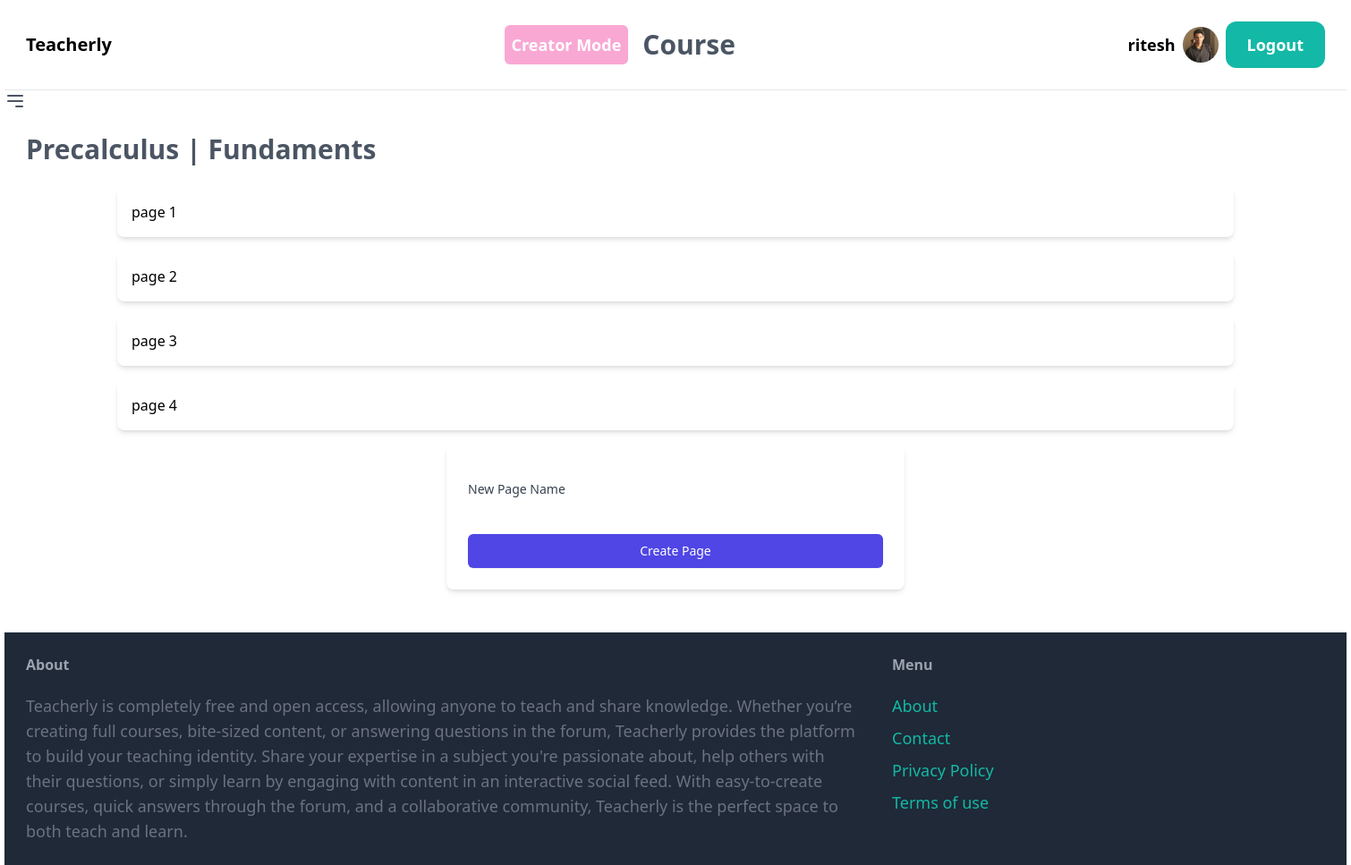
The page /course/edit/3/1/ (signed in) on the database its author committed.
### core/models.py (models this page shows, shortened)
class Profile(models.Model):
    user_id = models.OneToOneField(User, related_name='Profile', on_delete=models.CASCADE)
    description = models.CharField(max_length = 500, blank=True)
    profile_pic = models.ImageField(upload_to='profil_pic', blank=True)

### course/models.py (models this page shows, shortened)
class Course(Likable, Savable):
    title = models.CharField(max_length=100)
    thumbnail = models.ImageField(upload_to='course_thumbnails/')
    description = models.TextField()
    topics = models.ManyToManyField(Topic, blank=True)
    teacher = models.ForeignKey(User, on_delete=models.CASCADE, related_name='taught_courses')
    students = models.ManyToManyField(User, related_name='enrolled_courses', blank=True)

class Chapter(models.Model):
    title = models.CharField(max_length=100)
    course = models.ForeignKey(Course, on_delete=models.CASCADE, related_name='chapters')
    serial_number = models.PositiveIntegerField(default=0, editable=True)

class Page(Commentable):
    CONTENT_TYPE_CHOICES = [
        ('video', 'Video'),
        ('article', 'Article'),
        ('question', 'Question'),
        ('image', 'image'),
    ]
    title = models.CharField(max_length=100)
    content_type = models.CharField(max_length=20, choices=CONTENT_TYPE_CHOICES)
    chapter = models.ForeignKey(Chapter, on_delete=models.CASCADE, related_name='page')
    serial_number = models.PositiveIntegerField(default=0, editable=True)

### course/views.py (the view)
# urls.py: path('edit/<int:pk>/<int:chapter_pk>/', views.create_page, name='create_page'),
@login_required
def create_page(request, pk, chapter_pk):
    course = get_object_or_404(Course, pk=pk)
    chapter = get_object_or_404(Chapter, pk=chapter_pk)
    pages = Page.objects.filter(chapter=chapter)
    if request.method == 'POST':
        form = PageForm(request.POST)
        if form.is_valid():
            page = form.save(commit=False)
            page.chapter = chapter
            page.save()
            return redirect('create_page', pk=course.id, chapter_pk=chapter.id)
    else:
        form = PageForm()
    return render(request, 'course/create_page.html',{
        'form' : form,
        'course': course,
        'chapter':chapter,
        'pages':pages,
    })

### course/forms.py
class PageForm(forms.ModelForm):
    class Meta:
        model = Page
        fields = ['title']

### course/templates/course/create_page.html (shortened to what this page needs)
{% extends 'core/base.html' %}
{% block section %}
<div class="flex items-center space-x-4">
    <div class="bg-pink-300 p-2 rounded-md">
        <p class="text-white font-bold text-lg">Creator Mode</p>
    </div>
    <p class="text-3xl font-bold text-gray-600">Course </p>
</div>
{% endblock %}
{% block content %}
<div class="flex space-x-2">
    <a href="{% url 'create_chapter' pk=course.id %}">
        <p class="text-3xl font-bold text-gray-600">{{ course.title }}</p>
    </a>
    <a href="#">
        <p class="text-3xl font-bold text-gray-600">| {{ chapter.title }}</p>
    </a>
</div>
<div class="container mx-auto px-4 py-6 space-y-4">
    {% for page in pages %}
    <a href="{% url 'page' pk=course.id chapter_pk=chapter.id page_pk=page.id %}" class="block bg-white rounded-lg shadow-md p-4 hover:shadow-lg">{{ page.title }}</a>
    {% endfor %}
    <div class="max-w-lg mx-auto bg-white rounded-lg shadow-md p-6">
        <form method="post" enctype="multipart/form-data" class="space-y-4">
            <div>
                <label for="id_title" class="block text-sm font-medium text-gray-700">New Page Name</label>
                {{ form.title }}
            </div>
            <div>
                <button type="submit" class="w-full flex justify-center py-2 px-4 border border-transparent rounded-md shadow-sm text-sm font-medium text-white bg-indigo-600 hover:bg-indigo-700 focus:outline-none focus:ring-2 focus:ring-offset-2 focus:ring-indigo-500">Create Page</button>
            </div>
        </form>
    </div>
</div>
{% endblock %}

### core/templates/core/base.html (shortened to what this page needs)
<!DOCTYPE html>
<html lang="en">
<head>
    <script src="https://cdn.tailwindcss.com"></script>
</head>
<body class="flex flex-col h-screen" style="width: 1500px; margin: 0 auto;">
    <nav class="py-6 px-6 flex justify-between items-center border-b border-gray-200">
        <a href="/" class="text-xl font-semibold"> Teacherly </a>
        <div class="text-center">
            {% block section %}{% endblock %}
        </div>
        <div class="space-x-6">
            {% if request.user.is_authenticated %}
                <div class="flex items-center space-x-2">
                    <a href="{% url 'user_profile' pk=request.user.id %}" class="flex items-center space-x-2">
                        <span class="text-lg font-semibold">{{ request.user.username }}</span>
                        <div class="h-10 w-10 rounded-full overflow-hidden bg-gray-300">
                            {% if request.user.Profile.profile_pic %}
                                <img src="{{ request.user.Profile.profile_pic.url }}" alt="Profile Pic" class="h-full w-full object-cover">
                            {% endif %}
                        </div>
                    </a>
                    <a href="{% url 'logout' %}" class="px-6 py-3 text-lg font-semibold bg-teal-500 text-white rounded-xl hover:bg-teal-700">Logout</a>
                </div>
            {% else %}
                <a href="{% url 'signup' %}" class="px-6 py-3 text-lg font-semibold bg-teal-500 text-white rounded-xl hover:bg-teal-700">Sign up</a>
                <a href="{% url 'login' %}" class="px-6 py-3 text-lg font-semibold bg-gray-500 text-white rounded-xl hover:bg-gray-700">Log in</a>
            {% endif %}
        </div>
    </nav>
    <button class="open-sidebar text-gray-600 focus:outline-none">
        <svg class="h-6 w-6" fill="none" stroke="currentColor" viewBox="0 0 24 24"
            xmlns="http://www.w3.org/2000/svg">
            <path stroke-linecap="round" stroke-linejoin="round" stroke-width="2"
                d="M4 6h16M4 12h16m-7 6h7"></path>
        </svg>
    </button>
    <div class="flex flex-1">
        <div class="px-6 py-6 flex-1">
            {% block content %}
            {% endblock %}
        </div>
    </div>
    <footer class="py-6 px-6 flex justify-between bg-gray-800">
        <div class="w-2/3 pr-10">
            <h3 class="mb-5 font-semibold text-gray-400"> About </h3>
            <p class="text-lg text-gray-500"> Teacherly is completely free and open access, allowing anyone to teach and share knowledge. Whether you’re creating full courses, bite-sized content, or answering questions in the forum, Teacherly provides the platform to build your teaching identity. Share your expertise in a subject you're passionate about, help others with their questions, or simply learn by engaging with content in an interactive social feed. With easy-to-create courses, quick answers through the forum, and a collaborative community, Teacherly is the perfect space to both teach and learn. </p>
        </div>
        <div class="w-1/3">
            <h3 class="mb-5 font-semibold text-gray-400"> Menu </h3>
            <ul class="space-y-2">
                <li><a href="#" class="text-lg text-teal-500 hover:text-teal-700">About</a></li>
                <li><a href="#" class="text-lg text-teal-500 hover:text-teal-700">Contact</a></li>
                <li><a href="#" class="text-lg text-teal-500 hover:text-teal-700">Privacy Policy</a></li>
                <li><a href="#" class="text-lg text-teal-500 hover:text-teal-700">Terms of use</a></li>
            </ul>
        </div>
    </footer>
</body>
</html>

### rows shown on the page
Course: title "Precalculus"
Chapter: title "Fundaments"
Page: title "page 1"
Page: title "page 2"
Page: title "page 3"
Page: title "page 4"

### other values the page prints
{{ request.user.username }} "ritesh"
